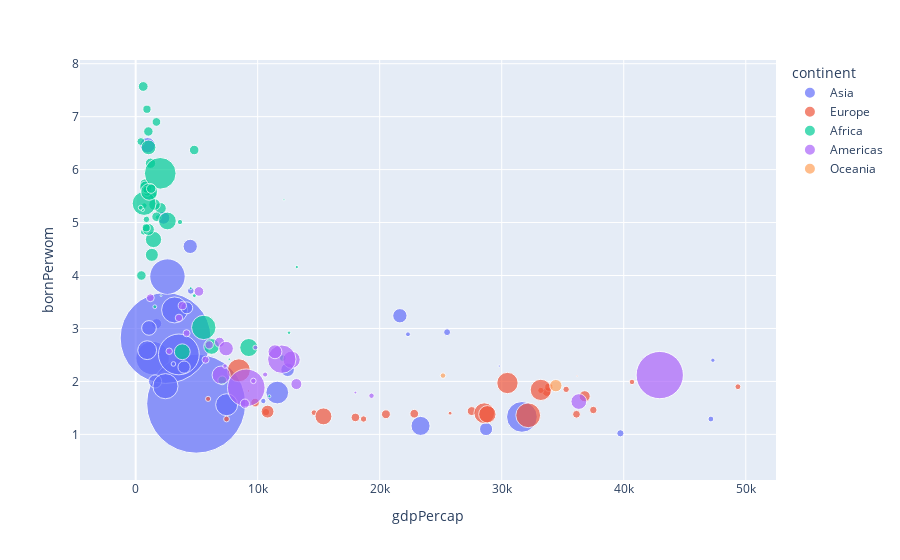

The notebook cell saved with this chart:
### Code cell
# el mismo bubble chart, con plotly express
px.scatter(gapminderData2007, x="gdpPercap", 
           y="bornPerwom", color="continent", size="pop", size_max=70, hover_name="country")

### Figure 1 — Plotly figure (JSON) as saved in the notebook; plotly's stock layout.template omitted (floating-point values rounded to 4 significant figures)
{"data": [{"hovertemplate": "<b>%{hovertext}</b><br><br>continent=Asia<br>gdpPercap=%{x}<br>bornPerwom=%{y}<br>pop=%{marker.size}<extra></extra>", "hovertext": ["Afghanistan", "Bahrain", "Bangladesh", "Cambodia", "China", "Hong Kong", "India", "Indonesia", "Iran", "Iraq", "Israel", "Japan", "Jordan", "North Korea", "Kuwait", "Lebanon", "Malaysia", "Mongolia", "Myanmar", "Nepal", "Oman", "Pakistan", "Philippines", "Saudi Arabia", "Singapore", "South Korea", "Sri Lanka", "Syria", "Taiwan", "Thailand", "Vietnam", "Yemen"], "legendgroup": "Asia", "marker": {"color": "#636efa", "size": [31889923, 708573, 150448339, 14131858, 1318683096, 6980412, 1110396331, 223547000, 69453570, 27499638, 6426679, 127467972, 6053193, 23301725, 2505559, 3921278, 24821286, 2874127, 47761980, 28901790, 3204897, 169270617, 91077287, 27601038, 4553009, 49044790, 20378239, 19314747, 23174294, 65068149, 85262356, 22211743], "sizemode": "area", "sizeref": 269100.0, "symbol": "circle"}, "mode": "markers", "name": "Asia", "orientation": "v", "showlegend": true, "type": "scatter", "x": [974.6, 29800.0, 1391.0, 1714.0, 4959.0, 39720.0, 2452.0, 3541.0, 11610.0, 4471.0, 25520.0, 31660.0, 4519.0, 1593.0, 47310.0, 10460.0, 12450.0, 3096.0, 944, 1091.0, 22320.0, 2606.0, 3190.0, 21650.0, 47140.0, 23350.0, 3970.0, 4185.0, 28720.0, 7458.0, 2442.0, 2281.0], "xaxis": "x", "y": [6.46, 2.29, 2.44, 3.09, 1.58, 1.02, 2.82, 2.51, 1.79, 4.55, 2.93, 1.33, 3.71, 2, 2.4, 1.63, 2.22, 2.33, 2.59, 3.01, 2.89, 3.98, 3.35, 3.24, 1.29, 1.16, 2.27, 3.39, 1.1, 1.56, 1.91, 5.09], "yaxis": "y"}, {"hovertemplate": "<b>%{hovertext}</b><br><br>continent=Europe<br>gdpPercap=%{x}<br>bornPerwom=%{y}<br>pop=%{marker.size}<extra></extra>", "hovertext": ["Albania", "Austria", "Belgium", "Bosnia and Herzegovina", "Bulgaria", "Croatia", "Czech Republic", "Denmark", "Finland", "France", "Germany", "Greece", "Hungary", "Iceland", "Ireland", "Italy", "Montenegro", "Netherlands", "Norway", "Poland", "Portugal", "Romania", "Serbia", "Slovak Republic", "Slovenia", "Spain", "Sweden", "Switzerland", "Turkey", "United Kingdom"], "legendgroup": "Europe", "marker": {"color": "#EF553B", "size": [3600523, 8199783, 10392226, 4552198, 7322858, 4493312, 10228744, 5468120, 5238460, 61083916, 82400996, 10706290, 9956108, 301931, 4109086, 58147733, 684736, 16570613, 4627926, 38518241, 10642836, 22276056, 10150265, 5447502, 2009245, 40448191, 9031088, 7554661, 71158647, 60776238], "sizemode": "area", "sizeref": 269100.0, "symbol": "circle"}, "mode": "markers", "name": "Europe", "orientation": "v", "showlegend": true, "type": "scatter", "x": [5937.0, 36130.0, 33690.0, 7446.0, 10680.0, 14620.0, 22830.0, 35280.0, 33210.0, 30470.0, 32170.0, 27540.0, 18010.0, 36180.0, 40680.0, 28570.0, 9254.0, 36800.0, 49360.0, 15390.0, 20510.0, 10810.0, 9787.0, 18680.0, 25770.0, 28820.0, 33860.0, 37510.0, 8458.0, 33200.0], "xaxis": "x", "y": [1.67, 1.38, 1.8, 1.29, 1.42, 1.41, 1.39, 1.85, 1.83, 1.97, 1.36, 1.44, 1.32, 2.1, 1.99, 1.4, 1.82, 1.72, 1.9, 1.34, 1.38, 1.43, 1.6, 1.29, 1.4, 1.38, 1.89, 1.46, 2.21, 1.84], "yaxis": "y"}, {"hovertemplate": "<b>%{hovertext}</b><br><br>continent=Africa<br>gdpPercap=%{x}<br>bornPerwom=%{y}<br>pop=%{marker.size}<extra></extra>", "hovertext": ["Algeria", "Angola", "Benin", "Botswana", "Burkina Faso", "Burundi", "Cameroon", "Central African Republic", "Chad", "Comoros", "Rep.Congo", "Cote d'Ivoire", "Djibouti", "Egypt", "Equatorial Guinea", "Eritrea", "Ethiopia", "Gabon", "Gambia", "Ghana", "Guinea", "Guinea+AC0-Bissau", "Kenya", "Lesotho", "Liberia", "Libya", "Madagascar", "Malawi", "Mali", "Mauritania", "Mauritius", "Morocco", "Mozambique", "Namibia", "Niger", "Nigeria", "Reunion", "Rwanda", "Sao Tome and Principe", "Senegal", "Sierra Leone", "Somalia", "South Africa", "Sudan", "Swaziland", "Tanzania", "Togo", "Tunisia", "Uganda", "Zambia", "Zimbabwe"], "legendgroup": "Africa", "marker": {"color": "#00cc96", "size": [33333216, 12420476, 8078314, 1639131, 14326203, 8390505, 17696293, 4369038, 10238807, 710960, 3800610, 18013409, 496374, 80264543, 551201, 4906585, 76511887, 1454867, 1688359, 22873338, 9947814, 1472041, 35610177, 2012649, 3193942, 6036914, 19167654, 13327079, 12031795, 3270065, 1250882, 33757175, 19951656, 2055080, 12894865, 135031164, 798094, 8860588, 199579, 12267493, 6144562, 9118773, 43997828, 42292929, 1133066, 38139640, 5701579, 10276158, 29170398, 11746035, 12311143], "sizemode": "area", "sizeref": 269100.0, "symbol": "circle"}, "mode": "markers", "name": "Africa", "orientation": "v", "showlegend": true, "type": "scatter", "x": [6223.0, 4797.0, 1441.0, 12570.0, 1217.0, 430.1, 2042.0, 706.0, 1704.0, 986.1, 3633.0, 1545.0, 2082.0, 5581.0, 12150.0, 641.4, 690.8, 13210.0, 752.7, 1328.0, 942.7, 579.2, 1463.0, 1569.0, 414.5, 12060.0, 1045.0, 759.3, 1043.0, 1803.0, 10960.0, 3820.0, 823.7, 4811.0, 619.7, 2014.0, 7670.0, 863.1, 1598.0, 1712.0, 862.5, 926.1, 9270.0, 2602.0, 4513.0, 1107.0, 883.0, 7093.0, 1056.0, 1271.0, 469.7], "xaxis": "x", "y": [2.66, 6.37, 5.52, 2.92, 6.12, 6.53, 5.27, 5.32, 6.9, 5.11, 5.01, 5.34, 3.62, 3.02, 5.43, 4.82, 5.36, 4.16, 5.79, 4.39, 5.58, 5.24, 4.68, 3.41, 5.28, 2.44, 4.87, 5.73, 6.72, 5.1, 1.72, 2.56, 5.67, 3.62, 7.57, 5.93, 2.42, 4.9, 4.93, 5.11, 5.62, 7.14, 2.64, 5.03, 3.76, 5.58, 5.06, 2.02, 6.42, 5.64, 4], "yaxis": "y"}, {"hovertemplate": "<b>%{hovertext}</b><br><br>continent=Americas<br>gdpPercap=%{x}<br>bornPerwom=%{y}<br>pop=%{marker.size}<extra></extra>", "hovertext": ["Argentina", "Bolivia", "Brazil", "Canada", "Chile", "Colombia", "Costa Rica", "Cuba", "Dominican Republic", "Ecuador", "El Salvador", "Guatemala", "Haiti", "Honduras", "Jamaica", "Mexico", "Nicaragua", "Panama", "Paraguay", "Peru", "Puerto Rico", "Trinidad and Tobago", "United States", "Uruguay", "Venezuela"], "legendgroup": "Americas", "marker": {"color": "#ab63fa", "size": [40301927, 9119152, 190010647, 33390141, 16284741, 44227550, 4133884, 11416987, 9319622, 13755680, 6939688, 12572928, 8502814, 7483763, 2780132, 108700891, 5675356, 3242173, 6667147, 28674757, 3942491, 1056608, 301139947, 3447496, 26084662], "sizemode": "area", "sizeref": 269100.0, "symbol": "circle"}, "mode": "markers", "name": "Americas", "orientation": "v", "showlegend": true, "type": "scatter", "x": [12780.0, 3822.0, 9066.0, 36320.0, 13170.0, 7007.0, 9645.0, 8948.0, 6025.0, 6873.0, 5728.0, 5186.0, 1202.0, 3548.0, 7321.0, 11980.0, 2749.0, 9809.0, 4173.0, 7409.0, 19330.0, 18010.0, 42950.0, 10610.0, 11420.0], "xaxis": "x", "y": [2.41, 3.43, 1.88, 1.62, 1.95, 2.12, 2.01, 1.58, 2.69, 2.74, 2.41, 3.7, 3.58, 3.2, 2.29, 2.42, 2.57, 2.64, 2.91, 2.62, 1.73, 1.79, 2.12, 2.13, 2.56], "yaxis": "y"}, {"hovertemplate": "<b>%{hovertext}</b><br><br>continent=Oceania<br>gdpPercap=%{x}<br>bornPerwom=%{y}<br>pop=%{marker.size}<extra></extra>", "hovertext": ["Australia", "New Zealand"], "legendgroup": "Oceania", "marker": {"color": "#FFA15A", "size": [20434176, 4115771], "sizemode": "area", "sizeref": 269100.0, "symbol": "circle"}, "mode": "markers", "name": "Oceania", "orientation": "v", "showlegend": true, "type": "scatter", "x": [34440.0, 25190.0], "xaxis": "x", "y": [1.92, 2.11], "yaxis": "y"}], "layout": {"legend": {"itemsizing": "constant", "title": {"text": "continent"}, "tracegroupgap": 0}, "margin": {"t": 60}, "xaxis": {"anchor": "y", "domain": [0, 1], "title": {"text": "gdpPercap"}}, "yaxis": {"anchor": "x", "domain": [0, 1], "title": {"text": "bornPerwom"}}}}
